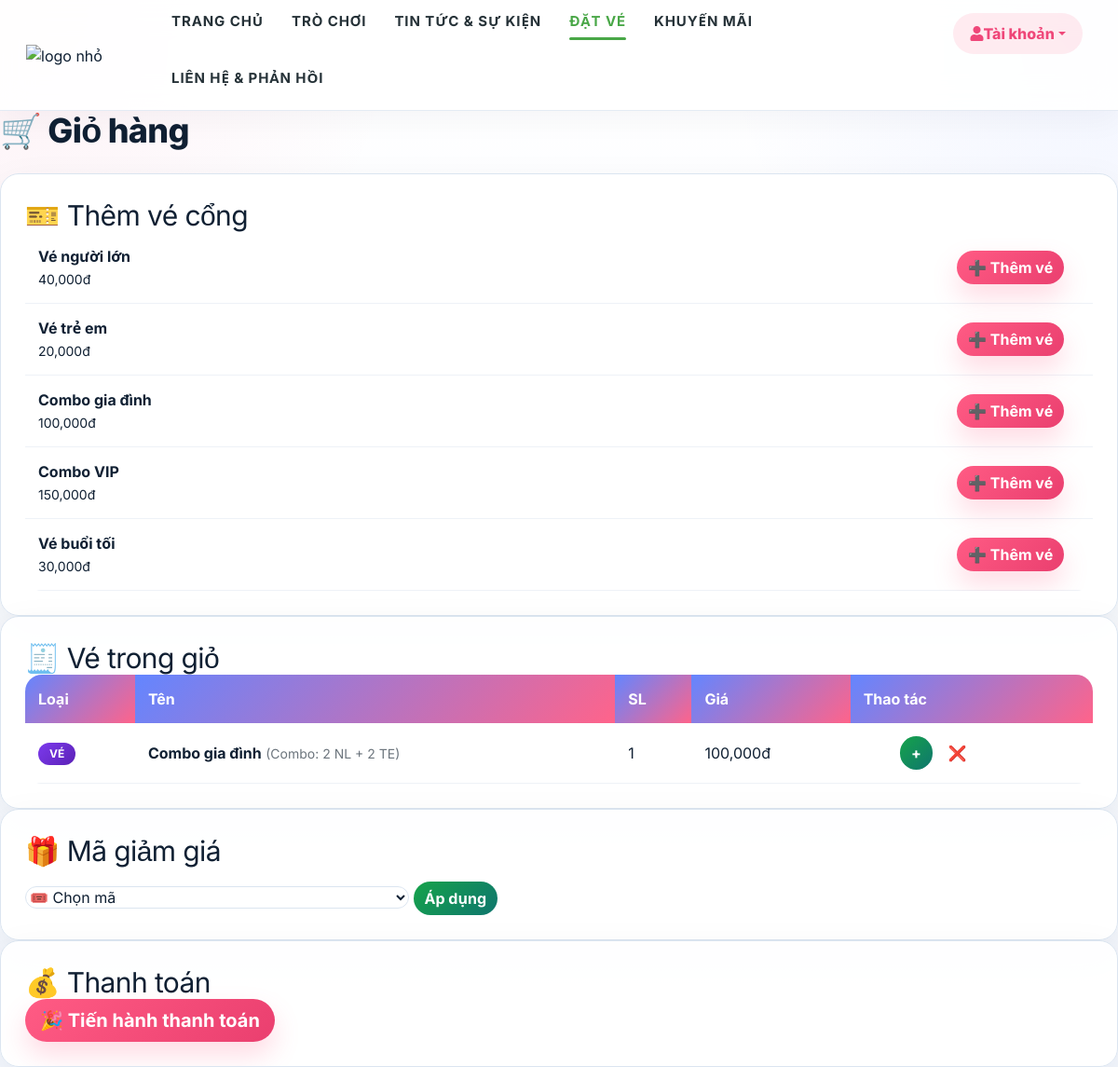
Page /cart (signed in) on the committed database.
### tables this page shows
CREATE TABLE `gate_tickets` (
  `id` int(11) NOT NULL AUTO_INCREMENT,
  `name` varchar(100) NOT NULL,
  `price` decimal(10,2) NOT NULL,
  `description` text DEFAULT NULL,
  `status` enum('ACTIVE','INACTIVE') DEFAULT 'ACTIVE',
  `type` enum('CHILD','ADULT','ALL') NOT NULL DEFAULT 'ALL',
   
  `admits_adult` int(11) NOT NULL DEFAULT 0,
  `admits_child` int(11) NOT NULL DEFAULT 0,
  `is_combo` tinyint(1) NOT NULL DEFAULT 0,
  PRIMARY KEY (`id`),
  CONSTRAINT `chk_gate_admits` CHECK (`admits_adult` + `admits_child` >= 1)
);

CREATE TABLE `order_items` (
  `id` int(11) NOT NULL AUTO_INCREMENT,
  `order_id` int(11) NOT NULL,
  `gate_ticket_id` int(11) NOT NULL,
  `quantity` int(11) NOT NULL CHECK (`quantity` >= 1),
  `price` decimal(10,2) NOT NULL,   
  PRIMARY KEY (`id`),
  KEY `fk_order_items_order` (`order_id`),
  KEY `fk_order_items_ticket` (`gate_ticket_id`),
  CONSTRAINT `fk_order_items_order` FOREIGN KEY (`order_id`) REFERENCES `orders` (`id`) ON DELETE CASCADE,
  CONSTRAINT `fk_order_items_ticket` FOREIGN KEY (`gate_ticket_id`) REFERENCES `gate_tickets` (`id`)
);

### app/controllers/CartController.php (called while the page is built, shortened)
<?php
require_once __DIR__ . '/../models/Order.php';
require_once __DIR__ . '/../models/OrderItem.php';
require_once __DIR__ . '/../models/GateTicket.php';
require_once __DIR__ . '/../models/Promotion.php';
class CartController {
    public function index() {
        $userId = (int)$_SESSION['user_id'];
        $order = Order::getPendingByUser($userId);
        if (!$order) {
            $orderId = Order::createPending($userId);
            $order   = Order::find($orderId);
        }
        $discountTotal = Promotion::getDiscountByOrder($order['id']);
        $groupedItems  = OrderItem::getGroupedByOrder($order['id']);
        $gates         = GateTicket::getAll();
        require_once __DIR__ . '/../views/pages/cart/index.php';
    }
}

### core/App.php (called while the page is built, shortened)
<?php
class App {
    protected $controller = "TrangchuController";
    protected $action = "index";
    function __construct() {
        $params = [];
        if (isset($_GET['controller'])) {
            $this->controller = ucfirst($_GET['controller']) . "Controller";
            $this->action     = $_GET['action'] ?? 'index';
            require_once __DIR__ . "/../app/controllers/" . $this->controller . ".php";
            $this->controller = new $this->controller;
        }
        else if (isset($_GET['url'])) {
            $url = explode("/", trim($_GET['url'], "/"));
            if (isset($url[0])) {
                $this->controller = ucfirst($url[0]) . "Controller";
                unset($url[0]);
            }
            $controllerFile = __DIR__ . "/../app/controllers/" . $this->controller . ".php";
            if (file_exists($controllerFile)) {
                $this->controller = new $this->controller;
            } else {
                die("Controller {$this->controller} không tồn tại!");
            }
            $params = $url ? array_values($url) : [];
        }
        else {
            require_once __DIR__ . "/../app/controllers/" . $this->controller . ".php";
            $this->controller = new $this->controller;
        }
        call_user_func_array([$this->controller, $this->action], $params);
    }
}

### index.php (called while the page is built, shortened)
<?php
require_once __DIR__ . "/core/App.php";
new App();
?>

### app/models/GateTicket.php (called while the page is built, shortened)
<?php
class GateTicket {
    private static function db() {
        return Database::getConnection();
    }
    public static function getAll() {
        $conn = self::db();
        $sql = "SELECT * FROM gate_tickets WHERE status = 'ACTIVE'";
        return $conn->query($sql)->fetchAll();
    }
}

### app/models/Order.php (called while the page is built, shortened)
<?php
class Order {
    private static function db() {
        return Database::getConnection();
    }
    public static function find($orderId) {
        $conn = self::db();
        $stmt = $conn->prepare("SELECT * FROM orders WHERE id = ?");
        $stmt->execute([$orderId]);
        return $stmt->fetch();
    }
}

### app/models/OrderItem.php (called while the page is built, shortened)
<?php
class OrderItem {
    private static function db() {
        return Database::getConnection();
    }
    public static function getGroupedByOrder($orderId) {
        $db = self::db();
        $sql = "
            SELECT oi.*, gt.name as ticket_name, gt.type as ticket_type, gt.admits_adult, gt.admits_child, gt.is_combo
            FROM order_items oi
            JOIN gate_tickets gt ON oi.gate_ticket_id = gt.id
            WHERE order_id = ?
            ORDER BY oi.id ASC
        ";
        $stmt = $db->prepare($sql);
        $stmt->execute([$orderId]);
        return $stmt->fetchAll();
    }
}

### app/models/Promotion.php (called while the page is built, shortened)
<?php
require_once __DIR__ . '/Order.php';
class Promotion {
    private static function db() {
        return Database::getConnection();
    }
    public static function getDiscountByOrder($orderId) {
        $conn = self::db();
        $stmt = $conn->prepare("
            SELECT discount_amount
            FROM promotion_order
            WHERE order_id = ?
            LIMIT 1
        ");
        $stmt->execute([$orderId]);
        $discount = $stmt->fetchColumn();
        return $discount !== false ? $discount : 0;
    }
}

### app/views/pages/cart/index.php (the view, shortened to what this page needs)
<?php require_once __DIR__ . '/../../Layouts/header.php'; ?>
<h2 class="cart-title">🛒 Giỏ hàng</h2>
<div class="cart-section">
<h3>🎫 Thêm vé cổng</h3>
<table class="cart-table">
<?php foreach ($gates as $gate): ?>
<tr>
    <td>
        <b><?= htmlspecialchars($gate['name']) ?></b><br>
        <small><?= number_format($gate['price']) ?>đ</small>
    </td>
    <td width="160">
        <button class="btn btn-add" onclick="addGate(<?= $gate['id'] ?>)">➕ Thêm vé</button>
    </td>
</tr>
<?php endforeach; ?>
</table>
</div>
<div class="cart-section">
<h3>🧾 Vé trong giỏ</h3>
<div id="cartContent">
    <?php if ($order['total_price'] <= 0): ?>
        <p>Giỏ hàng trống</p>
    <?php else: ?>
    <table class="cart-table">
    <tr>
        <th>Loại</th>
        <th>Tên</th>
        <th>SL</th>
        <th>Giá</th>
        <th>Thao tác</th>
    </tr>
    <?php foreach ($groupedItems as $item): ?>
    <tr>
        <td><span class="badge badge-gate">VÉ</span></td>
        <td>
            <b><?= htmlspecialchars($item['ticket_name']) ?></b>
            <?php if ($item['is_combo']): ?>
                <small class="text-muted">(Combo: <?= $item['admits_adult'] ?> NL + <?= $item['admits_child'] ?> TE)</small>
            <?php endif; ?>
        </td>
        <td><?= $item['quantity'] ?></td>
        <td><?= number_format($item['price']) ?>đ</td>
        <td>
            <button class="btn btn-minus" onclick="updateQty(<?= $item['id'] ?>, 'minus')">−</button>
            <button class="btn btn-plus" onclick="updateQty(<?= $item['id'] ?>, 'plus')">+</button>
            <button class="btn btn-delete" onclick="deleteItem(<?= $item['id'] ?>)">❌</button>
        </td>
    </tr>
    <?php endforeach; ?>
    </table>
    <?php endif; ?>
</div>
</div>
<div class="cart-section">
<h3>🎁 Mã giảm giá</h3>
<select id="promoCode">
    <option value="">🎟️ Chọn mã</option>
</select>
<button class="btn btn-plus" onclick="applyPromo()">Áp dụng</button>
</div>
<div class="cart-section cart-summary">
<h3>💰 Thanh toán</h3>
<div id="checkoutButton">
<?php
    $finalTotal = max(0, $order['total_price'] - $discountTotal);
?>
<?php if ($finalTotal <= 0): ?>
    <button class="btn btn-secondary btn-lg" disabled
            title="Giỏ hàng đang trống">
        🚫 Không thể thanh toán
    </button>
    <p class="text-muted mt-2">
        Vui lòng thêm vé để tiếp tục thanh toán
    </p>
<?php else: ?>
<button class="btn btn-add btn-lg" onclick="window.location.href='<?= BASE_URL ?>/cart/checkout'">
    🎉 Tiến hành thanh toán
</button>
<?php endif; ?>
</div>
</div>

### app/views/Layouts/header.php (shortened to what this page needs)
<!DOCTYPE html>
<html lang="zxx">
<head>
    <link rel="stylesheet" href="https://cdn.jsdelivr.net/npm/bootstrap@4.6.2/dist/css/bootstrap.min.css">
    <link rel="stylesheet" href="https://cdnjs.cloudflare.com/ajax/libs/font-awesome/5.15.4/css/all.min.css">
    <link rel="stylesheet" href="https://code.jquery.com/ui/1.13.2/themes/smoothness/jquery-ui.css">
    <link rel="stylesheet" href="https://cdnjs.cloudflare.com/ajax/libs/OwlCarousel2/2.3.4/assets/owl.carousel.min.css">
    <link rel="stylesheet" href="https://cdnjs.cloudflare.com/ajax/libs/OwlCarousel2/2.3.4/assets/owl.theme.default.min.css">
    <link rel="stylesheet" href="https://cdnjs.cloudflare.com/ajax/libs/jquery-nice-select/1.1.0/css/nice-select.css">
    <link rel="stylesheet" href="<?= BASE_URL ?>/public/Css/slicknav.min.css">
    <link rel="stylesheet" href="https://code.jquery.com/ui/1.12.1/themes/smoothness/jquery-ui.css">
    <link rel="stylesheet" href="<?= BASE_URL ?>/public/Css/header.css">
    <link rel="stylesheet" href="<?= BASE_URL ?>/public/Css/style1.css?v=1.2">
</head>
<body>
    <header class="header">
        <div class="container">
            <div class="row header__inner">
                <div class="header__brand">
                    <div class="header__logo">
                        <a href="<?= BASE_URL ?>/trangchu"><img src="<?= BASE_URL ?>/public/img/lg3.png" width="100px" height="100px" alt="logo nhỏ"></a>
                    </div>
                </div>
                <div class="header__nav-wrap">
                    <nav class="header__menu">
                        <ul>
                            <li class="active"><a href="<?= BASE_URL ?>/trangchu">Trang Chủ</a></li>
                            <li><a href="<?= BASE_URL ?>/trochoi">Trò Chơi</a></li>
                            <li><a href="<?= BASE_URL ?>/tintuc">Tin Tức & Sự Kiện</a></li>
                            <li><a href="<?= BASE_URL ?>/cart">Đặt vé</a></li>
                            <li><a href="<?= BASE_URL ?>/Khuyenmai">Khuyến Mãi</a></li>
                            <li><a href="<?= BASE_URL ?>/lienhe">Liên Hệ & Phản Hồi</a></li>
                        </ul>
                    </nav>
                </div>
                <div class="dropdown header__account">
                    <a class="btn btn-outline-primary dropdown-toggle d-flex align-items-center"
                        href="<?= BASE_URL ?>/account"
                        role="button">
                        <i class="fa fa-user me-2"></i>
                        Tài khoản
                    </a>
                </div>
            </div>
        </div>
    </header>
</body>
</html>

### public/Css/header.css (style rules this page uses)
:root { --primary-color: #49a747; }
html, body { height: 100%; font-family: "Inter", sans-serif; -webkit-font-smoothing: antialiased; font-smoothing: antialiased; overflow-x: hidden; }
h1, h2, h3, h4, h5, h6 { margin: 0; color: #111111; font-weight: 400; font-family: "Inter", sans-serif; }
h2 { font-size: 36px; }
h3 { font-size: 30px; }
img { max-width: 100%; }
ul, ol { padding: 0; margin: 0; }
.header__logo { padding: 15px 0; }
.header__logo a { display: inline-block; }
.header__menu { padding: 24px 0; }
.header__menu ul li { list-style: none; display: inline-block; margin-right: 50px; position: relative; }
.header__menu ul li.active a { color: #7fad39; }
.header__menu ul li:last-child { margin-right: 0; }
.header__menu ul li a { font-size: 14px; color: #252525; text-transform: uppercase; font-weight: 700; letter-spacing: 1px; -webkit-transition: all, 0.3s; -moz-transition: all, 0.3s; -ms-transition: all, 0.3s; -o-transition: all, 0.3s; transition: all, 0.3s; padding: 5px 0; display: block; }
@media only screen and (min-width: 1200px) { .container { max-width: 1470px; } }

### rows in the picture
gate_tickets: name "Vé người lớn", price "40,000"
gate_tickets: name "Vé trẻ em", price "20,000"
gate_tickets: name "Combo gia đình", price "100,000"
gate_tickets: name "Combo VIP", price "150,000"
gate_tickets: name "Vé buổi tối", price "30,000"
order_items: gate_ticket.name "Combo gia đình", gate_ticket.admits_adult "2", gate_ticket.admits_child "2", quantity "1", price "100,000"
